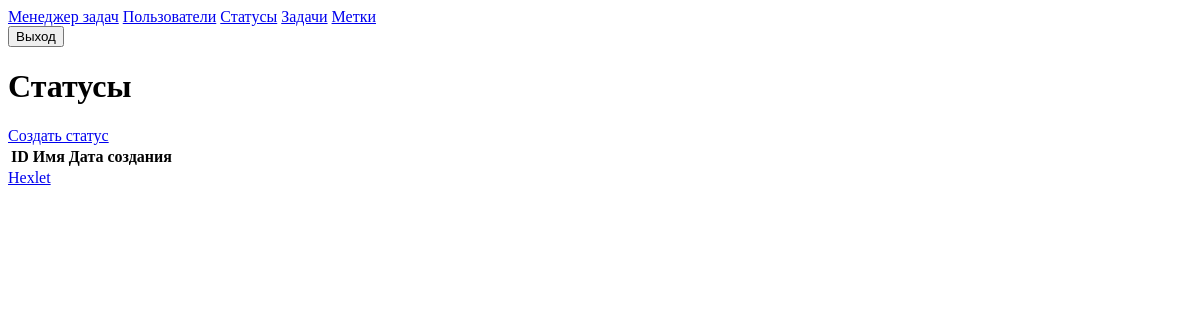
The page /statuses/ (signed in) on the database as committed earlier.
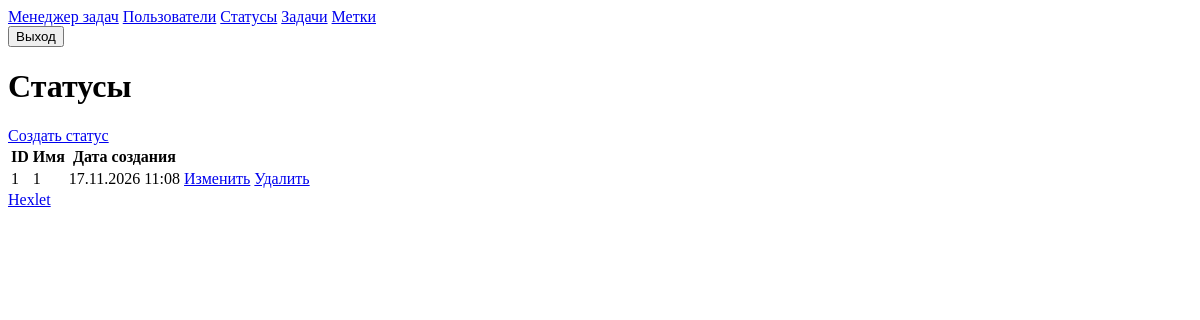
The same page on the database as committed later.
### task_manager/statuses/models.py (models this page shows, shortened)
class Status(models.Model):
    name = models.CharField(max_length=255, unique=True)
    created_at = models.DateTimeField(auto_now_add=True)

### task_manager/statuses/views.py (the view)
# urls.py: path('', views.StatusListView.as_view(), name='statuses'),
class StatusListView(LoginRequiredMixin, ListView):
    model = Status
    template_name = 'statuses/index.html'
    context_object_name = 'statuses'

### task_manager/templates/statuses/index.html
{% extends 'base.html' %}
{% block content %}
<h1 class="mb-6 text-3xl">Статусы</h1>
<a href="{% url 'status_create' %}" class="mb-6 inline-block rounded bg-blue-600 px-5 py-2 text-white hover:bg-blue-700">Создать статус</a>
<table class="w-full text-left">
  <thead>
    <tr class="border-b">
      <th class="py-2">ID</th>
      <th>Имя</th>
      <th>Дата создания</th>
      <th></th>
    </tr>
  </thead>
  <tbody>
    {% for status in statuses %}
    <tr class="border-b">
      <td class="py-2">{{ status.id }}</td>
      <td>{{ status.name }}</td>
      <td>{{ status.created_at|date:"d.m.Y H:i" }}</td>
      <td class="space-x-3">
        <a href="{% url 'status_update' status.pk %}" class="text-blue-600 hover:underline">Изменить</a>
        <a href="{% url 'status_delete' status.pk %}" class="text-blue-600 hover:underline">Удалить</a>
      </td>
    </tr>
    {% endfor %}
  </tbody>
</table>
{% endblock %}

Rows that differ between the two databases and show on the page:
added Status: id "1", name "1", created_at "17.11.2026 11:08"
